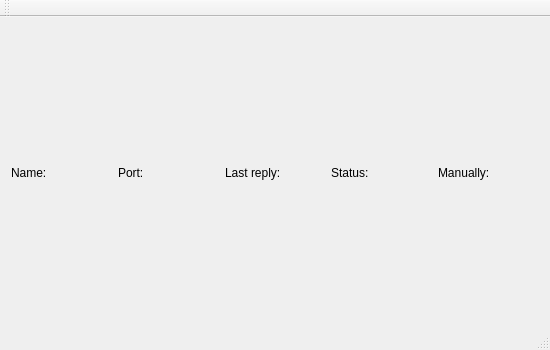
<?xml version="1.0" encoding="UTF-8"?>
<ui version="4.0">
 <class>MinerWatch</class>
 <widget class="QMainWindow" name="MinerWatch">
  <property name="geometry">
   <rect>
    <x>0</x>
    <y>0</y>
    <width>550</width>
    <height>350</height>
   </rect>
  </property>
  <property name="windowTitle">
   <string>MinerWatch</string>
  </property>
  <widget class="QWidget" name="centralWidget">
   <layout class="QVBoxLayout" name="verticalLayout">
    <item>
     <layout class="QHBoxLayout" name="horizontalLayout">
      <item>
       <widget class="QLabel" name="label">
        <property name="text">
         <string>Name:</string>
        </property>
       </widget>
      </item>
      <item>
       <widget class="QLabel" name="label_4">
        <property name="text">
         <string>Port:</string>
        </property>
       </widget>
      </item>
      <item>
       <widget class="QLabel" name="label_2">
        <property name="text">
         <string>Last reply:</string>
        </property>
       </widget>
      </item>
      <item>
       <widget class="QLabel" name="label_3">
        <property name="text">
         <string>Status:</string>
        </property>
       </widget>
      </item>
      <item>
       <widget class="QLabel" name="label_5">
        <property name="text">
         <string>Manually:</string>
        </property>
       </widget>
      </item>
     </layout>
    </item>
   </layout>
  </widget>
  <widget class="QMenuBar" name="menuBar">
   <property name="geometry">
    <rect>
     <x>0</x>
     <y>0</y>
     <width>550</width>
     <height>24</height>
    </rect>
   </property>
  </widget>
  <widget class="QToolBar" name="mainToolBar">
   <attribute name="toolBarArea">
    <enum>TopToolBarArea</enum>
   </attribute>
   <attribute name="toolBarBreak">
    <bool>false</bool>
   </attribute>
  </widget>
  <widget class="QStatusBar" name="statusBar"/>
 </widget>
 <layoutdefault spacing="6" margin="11"/>
 <resources/>
 <connections/>
</ui>
